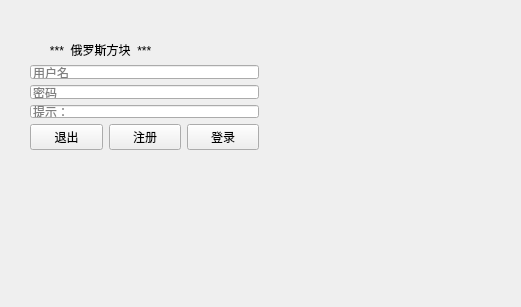
<?xml version="1.0" encoding="UTF-8"?>
<ui version="4.0">
 <class>Widget</class>
 <widget class="QWidget" name="Widget">
  <property name="geometry">
   <rect>
    <x>0</x>
    <y>0</y>
    <width>521</width>
    <height>307</height>
   </rect>
  </property>
  <property name="windowTitle">
   <string>Widget</string>
  </property>
  <widget class="QWidget" name="layoutWidget">
   <property name="geometry">
    <rect>
     <x>19</x>
     <y>30</y>
     <width>251</width>
     <height>131</height>
    </rect>
   </property>
   <layout class="QVBoxLayout" name="verticalLayout_2">
    <item>
     <widget class="QLabel" name="label1">
      <property name="text">
       <string>      ***  俄罗斯方块  ***</string>
      </property>
     </widget>
    </item>
    <item>
     <layout class="QVBoxLayout" name="verticalLayout">
      <item>
       <widget class="QLineEdit" name="name">
        <property name="placeholderText">
         <string>用户名</string>
        </property>
       </widget>
      </item>
      <item>
       <widget class="QLineEdit" name="password">
        <property name="placeholderText">
         <string>密码</string>
        </property>
       </widget>
      </item>
      <item>
       <widget class="QLineEdit" name="lineEdit">
        <property name="placeholderText">
         <string>提示：</string>
        </property>
       </widget>
      </item>
     </layout>
    </item>
    <item>
     <layout class="QHBoxLayout" name="horizontalLayout">
      <item>
       <widget class="QPushButton" name="e0">
        <property name="text">
         <string>退出</string>
        </property>
       </widget>
      </item>
      <item>
       <widget class="QPushButton" name="regist">
        <property name="text">
         <string>注册</string>
        </property>
       </widget>
      </item>
      <item>
       <widget class="QPushButton" name="login">
        <property name="text">
         <string>登录</string>
        </property>
       </widget>
      </item>
     </layout>
    </item>
   </layout>
  </widget>
 </widget>
 <layoutdefault spacing="6" margin="11"/>
 <resources/>
 <connections/>
</ui>
